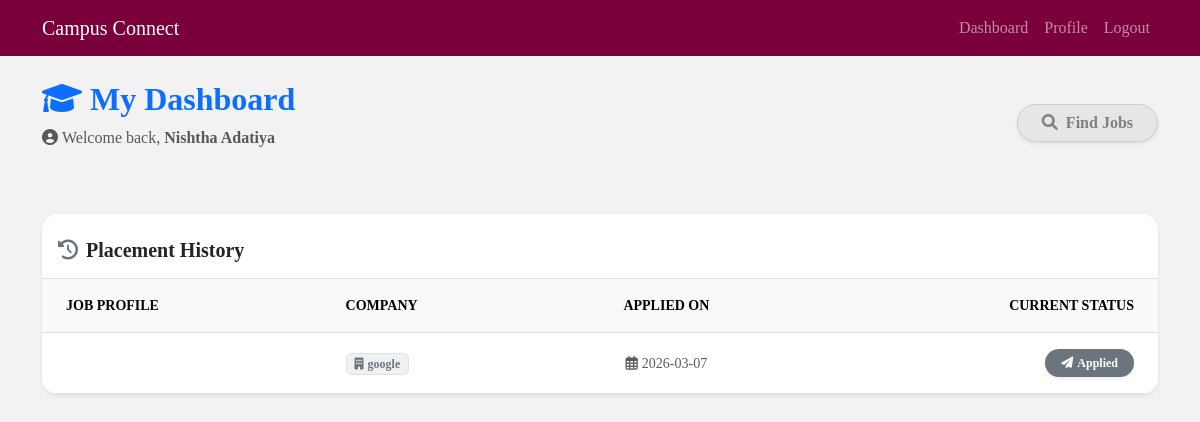
The app's page /student/dashboard (signed in) with its own data.
### models.py (models this page shows)
class StudentProfile(db.Model):
    __tablename__ = 'student_profiles'
    id = db.Column(db.Integer, primary_key=True)
    user_id = db.Column(db.Integer, db.ForeignKey('users.id'), nullable=False)
    name = db.Column(db.String(100), nullable=False)
    contact = db.Column(db.String(50))
    resume_file = db.Column(db.String(150))
    applications = db.relationship('Application', backref='student', cascade='all, delete-orphan')

class Application(db.Model):
    __tablename__ = 'applications'
    id = db.Column(db.Integer, primary_key=True)
    student_id = db.Column(db.Integer, db.ForeignKey('student_profiles.id'), nullable=False)
    drive_id = db.Column(db.Integer, db.ForeignKey('placement_drives.id'), nullable=False)
    application_date = db.Column(db.DateTime, default=datetime.utcnow)
    status = db.Column(db.String(20), default='applied')

class CompanyProfile(db.Model):
    __tablename__ = 'company_profiles'
    id = db.Column(db.Integer, primary_key=True)
    user_id = db.Column(db.Integer, db.ForeignKey('users.id'), nullable=False)
    company_name = db.Column(db.String(100), nullable=False)
    hr_contact = db.Column(db.String(100))
    website = db.Column(db.String(100))
    is_approved = db.Column(db.Boolean, default=False)
    drives = db.relationship('PlacementDrive', backref='company', cascade='all, delete-orphan')

### views/student.py (the view)
@student_bp.route('/dashboard')
@login_required
@role_required('student')
def dashboard():
    applications = Application.query.filter_by(student_id=current_user.student_profile.id).all()
    return render_template('student/dashboard.html', applications=applications)

### views/utils.py (called while the page is built)
def role_required(role):
    def wrapper(f):
        @wraps(f)
        def check_role_and_execute(*args, **kwargs):
            if not current_user.is_authenticated or current_user.role != role:
                abort(403)
            if not current_user.is_active:
                abort(403, description="Your account is deactivated.")
            return f(*args, **kwargs)
        return check_role_and_execute
    return wrapper

### templates/student/dashboard.html (shortened to what this page needs)
{% extends "layout.html" %}
{% block content %}
<div class="row align-items-center mb-5">
    <div class="col-lg-8">
        <h2 class="text-primary fw-bold mb-2"><i class="fas fa-graduation-cap me-2"></i>My Dashboard</h2>
        <p class="text-muted"><i class="fas fa-user-circle me-1"></i>Welcome back, <strong>{{
                current_user.student_profile.name }}</strong></p>
    </div>
    <div class="col-lg-4 text-lg-end mt-3 mt-lg-0">
        <a href="{{ url_for('student.available_drives') }}"
            class="btn btn-primary rounded-pill px-4 shadow-sm fw-bold"><i class="fas fa-search me-2"></i>Find Jobs</a>
    </div>
</div>
<div class="card shadow-sm border-0 rounded-4 overflow-hidden mb-5">
    <div class="card-header bg-white border-bottom pt-4 pb-3">
        <h5 class="fw-bold text-dark m-0"><i class="fas fa-history text-secondary me-2"></i>Placement History</h5>
    </div>
    <div class="card-body p-0">
        <div class="table-responsive">
            <table class="table table-hover align-middle mb-0">
                <thead class="table-light text-muted small text-uppercase fw-semibold">
                    <tr>
                        <th class="ps-4 py-3">Job Profile</th>
                        <th class="py-3">Company</th>
                        <th class="py-3 text-center">Applied On</th>
                        <th class="pe-4 py-3 text-end">Current Status</th>
                    </tr>
                </thead>
                <tbody>
                    {% for app in applications %}
                    <tr class="transition hover-bg-light">
                        <td class="ps-4 fw-bold text-dark py-3">{{ app.drive.job_title }}</td>
                        <td class="py-3"><span
                                class="badge bg-secondary bg-opacity-10 text-secondary border px-2 py-1"><i
                                    class="fas fa-building me-1"></i>{{ app.drive.company.company_name }}</span></td>
                        <td class="text-center text-muted small py-3"><i class="far fa-calendar-alt me-1"></i>{{
                            app.application_date.strftime('%Y-%m-%d') }}</td>
                        <td class="text-end pe-4 py-3">
                            {% if app.status == 'applied' %}
                            <span class="badge bg-secondary rounded-pill px-3 py-2 shadow-sm"><i
                                    class="fas fa-paper-plane me-1"></i>Applied</span>
                            {% elif app.status == 'shortlisted' %}
                            <span class="badge bg-warning text-dark rounded-pill px-3 py-2 shadow-sm"><i
                                    class="fas fa-star me-1"></i>Shortlisted</span>
                            {% elif app.status == 'selected' %}
                            <span class="badge bg-success rounded-pill px-3 py-2 shadow-sm"><i
                                    class="fas fa-trophy me-1"></i>Selected</span>
                            {% elif app.status == 'rejected' %}
                            <span class="badge bg-danger rounded-pill px-3 py-2 shadow-sm"><i
                                    class="fas fa-times-circle me-1"></i>Not Selected</span>
                            {% endif %}
                        </td>
                    </tr>
                    {% endfor %}
                </tbody>
            </table>
        </div>
    </div>
</div>
{% endblock %}

### templates/layout.html (style rules this page uses)
* { font-family: 'Times New Roman', Times, serif; }
body { background-color: #f2f2f2; color: white; }
.card { background-color: white; border: 1px solid #ddd; }
.btn-primary { background-color: #e6e6e6; border-color: #ccc; color: gray; }

### records on screen
StudentProfile: student_profile.name "Nishtha Adatiya"
Application: drive.company.company_name "google", application_date "2026-03-07", status "applied" (drawn)
